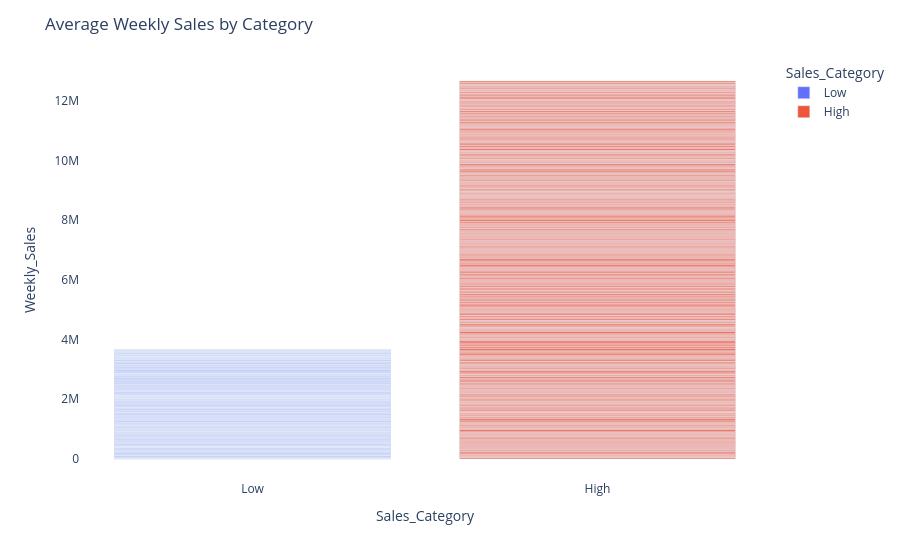

The cell this chart's notebook holds for it:
### Code cell
fig2 = px.bar(df, x="Sales_Category", y="Weekly_Sales", color='Sales_Category')

fig2.update_layout(
    title="Average Weekly Sales by Category",
    xaxis_title="Sales_Category",
    yaxis_title="Weekly_Sales",
    plot_bgcolor="rgba(0, 0, 0, 0)",
    #hovermode="x unified",
)
fig2.show()

### Figure 1 — Plotly figure (JSON) as saved in the notebook; plotly's stock layout.template omitted (floating-point values rounded to 4 significant figures; data arrays with more than 128 entries replaced by an {"elided": "..."} marker saying what was removed)
{"data": [{"alignmentgroup": "True", "hovertemplate": "Sales_Category=%{x}<br>Weekly_Sales=%{y}<extra></extra>", "legendgroup": "Low", "marker": {"color": "#636efa", "pattern": {"shape": ""}}, "name": "Low", "offsetgroup": "Low", "orientation": "v", "showlegend": true, "textposition": "auto", "type": "bar", "x": {"elided": "404 str values"}, "xaxis": "x", "y": {"elided": "404 float values"}, "yaxis": "y"}, {"alignmentgroup": "True", "hovertemplate": "Sales_Category=%{x}<br>Weekly_Sales=%{y}<extra></extra>", "legendgroup": "High", "marker": {"color": "#EF553B", "pattern": {"shape": ""}}, "name": "High", "offsetgroup": "High", "orientation": "v", "showlegend": true, "textposition": "auto", "type": "bar", "x": {"elided": "366 str values"}, "xaxis": "x", "y": {"elided": "366 float values"}, "yaxis": "y"}], "layout": {"barmode": "relative", "legend": {"title": {"text": "Sales_Category"}, "tracegroupgap": 0}, "margin": {"t": 60}, "plot_bgcolor": "rgba(0, 0, 0, 0)", "title": {"text": "Average Weekly Sales by Category"}, "xaxis": {"anchor": "y", "categoryarray": ["Low", "High"], "categoryorder": "array", "domain": [0, 1], "title": {"text": "Sales_Category"}}, "yaxis": {"anchor": "x", "domain": [0, 1], "title": {"text": "Weekly_Sales"}}}}
